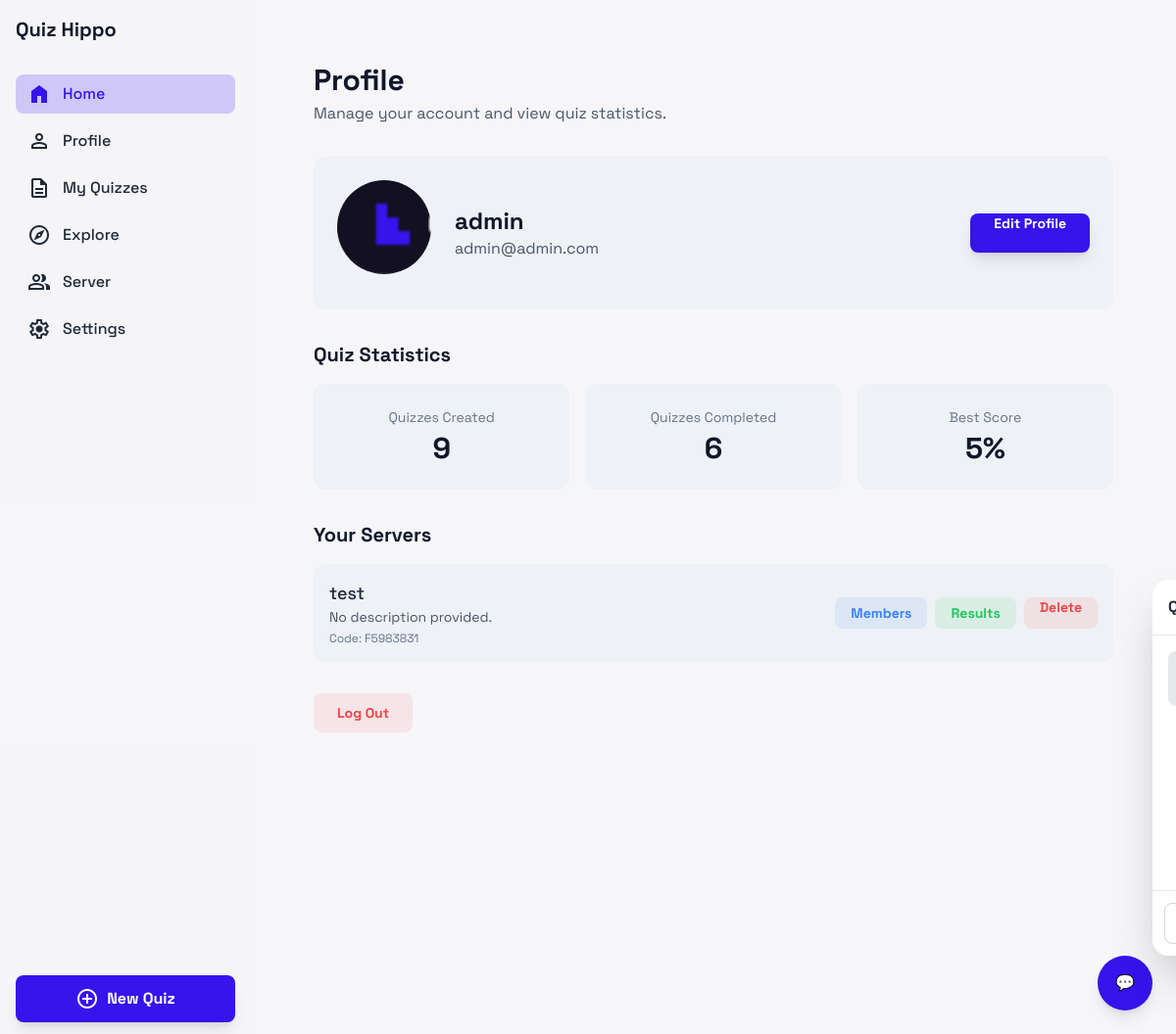
/profile/ (signed in), run on the app's committed database.
### app/models.py (models this page shows, shortened)
class UserProfile(models.Model):
    user = models.OneToOneField(User, on_delete=models.CASCADE)
    bio = models.TextField(blank=True)
    avatar = models.ImageField(upload_to='avatars/', null=True, blank=True)
    light_mode = models.BooleanField(default=False)

class Server(models.Model):
    name = models.CharField(max_length=100)
    description = models.TextField(blank=True)
    code = models.CharField(max_length=8, unique=True, editable=False)
    created_by = models.ForeignKey(User, on_delete=models.CASCADE, related_name="servers")
    members = models.ManyToManyField(User, related_name="joined_servers", blank=True)
    created_at = models.DateTimeField(auto_now_add=True)

### app/views.py (the view)
# urls.py: path("profile/", views.profile, name="profile"),
def profile(request):
    servers = Server.objects.filter(created_by=request.user)
    quizzes_created = Quiz.objects.filter(user=request.user).count()
    quizzes_completed = QuizAttempt.objects.filter(user=request.user).count()
    best_score = QuizAttempt.objects.filter(user=request.user).aggregate(
        Max('score')
    )['score__max'] or 0
    server_quizzes = ServerQuiz.objects.filter(server__in=servers).values_list('quiz', flat=True)
    attempts = QuizAttempt.objects.filter(quiz__in=server_quizzes).select_related('user', 'quiz')
    return render(request, 'profile.html', {
        'servers': servers,
        'attempts': attempts,  # ✅ added context
        'quizzes_created': quizzes_created,
        'quizzes_completed': quizzes_completed,
        'best_score': f"{best_score}%",
    })

### templates/profile.html (shortened to what this page needs)
{% extends "base.html" %}
{% load static %}
{% block content %}
<div class="flex min-h-screen">
  <main class="flex-1">
    <div class="flex flex-col">
      <div class="p-4 sm:p-6 lg:p-8">
        <div class="max-w-4xl mx-auto">
          <div class="mb-8">
            <h1 class="text-3xl font-bold text-slate-900 dark:text-white">Profile</h1>
            <p class="text-slate-600 dark:text-slate-400 mt-1">
              Manage your account and view quiz statistics.
            </p>
          </div>
          <div class="flex flex-col sm:flex-row items-center gap-6 p-6 rounded-xl bg-slate-200/40 dark:bg-slate-800/40 mb-8">
            <div class="flex-shrink-0">
              {% if user.userprofile.avatar %}
                <img src="{{ user.userprofile.avatar.url }}"
                     alt="{{ user.username }}"
                     class="w-24 h-24 rounded-full mb-3">
              {% else %}
                <img src="{% static 'images/hippo.png' %}"
                     alt="{{ user.username }}"
                     class="w-24 h-24 rounded-full mb-3">
              {% endif %}
            </div>
            <div class="flex-1 text-center sm:text-left">
              <h2 class="text-2xl font-bold text-slate-900 dark:text-white">{{ user.get_full_name|default:user.username }}</h2>
              <p class="text-slate-600 dark:text-slate-400">{{ user.email }}</p>
            </div>
            <a href="{% url 'settings' %}"
               class="w-full sm:w-auto flex-shrink-0 h-10 px-6 bg-primary text-white rounded-lg text-sm font-bold shadow-lg hover:bg-primary/90 transition-all">
              Edit Profile
            </a>
          </div>
          <div class="mb-8">
            <h2 class="text-xl font-bold text-slate-900 dark:text-white mb-4">Quiz Statistics</h2>
            <div class="grid grid-cols-1 sm:grid-cols-2 lg:grid-cols-3 gap-4">
              <div class="p-6 rounded-xl bg-slate-200/40 dark:bg-slate-800/40 text-center">
                <p class="text-sm text-slate-500">Quizzes Created</p>
                <p class="text-3xl font-bold text-slate-900 dark:text-white mt-1">{{ quizzes_created|default:"0" }}</p>
              </div>
              <div class="p-6 rounded-xl bg-slate-200/40 dark:bg-slate-800/40 text-center">
                <p class="text-sm text-slate-500">Quizzes Completed</p>
                <p class="text-3xl font-bold text-slate-900 dark:text-white mt-1">{{ quizzes_completed|default:"0" }}</p>
              </div>
              <div class="p-6 rounded-xl bg-slate-200/40 dark:bg-slate-800/40 text-center">
                <p class="text-sm text-slate-500">Best Score</p>
                <p class="text-3xl font-bold text-slate-900 dark:text-white mt-1">{{ best_score|default:"0%" }}</p>
              </div>
            </div>
          </div>
          <div class="mb-8">
            <h2 class="text-xl font-bold text-slate-900 dark:text-white mb-4">Your Servers</h2>
            {% if servers %}
              <div class="divide-y divide-slate-200/80 dark:divide-slate-800/80 rounded-xl overflow-hidden bg-slate-200/40 dark:bg-slate-800/40">
                {% for server in servers %}
                  <div class="flex flex-col sm:flex-row sm:items-center justify-between p-4 gap-4">
                    <div>
                      <p class="font-medium text-slate-800 dark:text-slate-200 text-lg">{{ server.name }}</p>
                      <p class="text-sm text-slate-600 dark:text-slate-400">{{ server.description|default:"No description provided." }}</p>
                      <p class="text-xs text-slate-500 mt-1">Code: {{ server.code }}</p>
                    </div>
                    <div class="flex gap-2">
                      <button onclick="openModal('membersModal-{{ server.id }}')"
                              class="h-8 px-4 text-sm font-bold rounded-lg bg-blue-500/10 text-blue-500 hover:bg-blue-500/20 transition-colors">
                        Members
                      </button>
                      <button onclick="openModal('resultsModal-{{ server.id }}')"
                              class="h-8 px-4 text-sm font-bold rounded-lg bg-green-500/10 text-green-500 hover:bg-green-500/20 transition-colors">
                        Results
                      </button>
                      <a href="{% url 'delete_server' server.id %}"
                         class="h-8 px-4 text-sm font-bold rounded-lg bg-red-500/10 text-red-500 hover:bg-red-500/20 transition-colors">
                        Delete
                      </a>
                    </div>
                  </div>
                {% endfor %}
              </div>
            {% else %}
              <p class="text-slate-500 text-center py-6">You haven’t created any servers yet.</p>
            {% endif %}
          </div>
          <div class="mt-8 flex justify-start">
            <form method="post" action="{% url 'logout' %}">
              <button type="submit"
                      class="h-10 px-6 text-sm font-bold rounded-lg bg-red-500/10 dark:bg-red-500/20 text-red-500 hover:bg-red-500/20 dark:hover:bg-red-500/30 transition-colors">
                Log Out
              </button>
            </form>
          </div>
        </div>
      </div>
    </div>
  </main>
</div>
{% endblock %}

### templates/base.html (style rules this page uses)
body { font-family: 'Space Grotesk', sans-serif; }

### data on the page
Server: name "test", description "No description provided.", code "F5983831"

### other printed values
{{ user.get_full_name|default:user.username }} "admin"
{{ user.email }} "admin@admin.com"
{{ quizzes_created|default:"0" }} "9"
{{ quizzes_completed|default:"0" }} "6"
{{ best_score|default:"0%" }} "5%"
